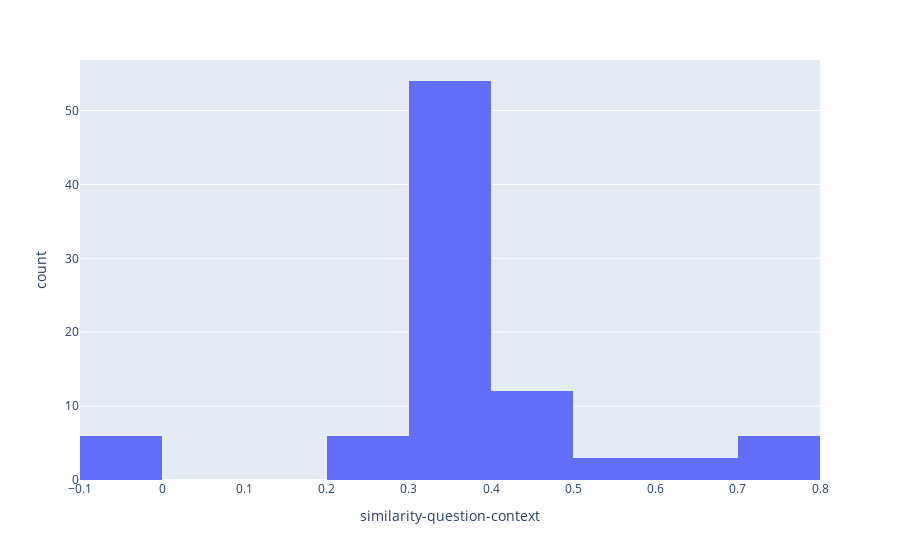

This figure's notebook cell:
### Code cell
import plotly.express as px

px.histogram(out_df.to_pandas(), x="similarity-question-context")

### Figure 1 — Plotly figure (JSON) as saved in the notebook; plotly's stock layout.template omitted (floating-point values rounded to 4 significant figures)
{"data": [{"alignmentgroup": "True", "bingroup": "x", "hovertemplate": "similarity-question-context=%{x}<br>count=%{y}<extra></extra>", "legendgroup": "", "marker": {"color": "#636efa", "pattern": {"shape": ""}}, "name": "", "offsetgroup": "", "orientation": "v", "showlegend": false, "type": "histogram", "x": [0.4492, 0.3446, 0.3597, 0.3413, 0.3413, -0.0263, 0.3578, 0.4383, 0.3446, 0.3446, 0.5962, 0.2422, 0.3606, 0.327, 0.2726, 0.3556, 0.3611, 0.3677, 0.7626, 0.3498, 0.3565, 0.3273, 0.7692, -0.01834, 0.6654, 0.3557, 0.3273, 0.3214, 0.4894, 0.4589, 0.4492, 0.3446, 0.3597, 0.3413, 0.3413, -0.0263, 0.3578, 0.4383, 0.3446, 0.3446, 0.5962, 0.2422, 0.3606, 0.327, 0.2726, 0.3556, 0.3611, 0.3677, 0.7626, 0.3498, 0.3565, 0.3273, 0.7692, -0.01834, 0.6654, 0.3557, 0.3273, 0.3214, 0.4894, 0.4589, 0.4492, 0.3446, 0.3597, 0.3413, 0.3413, -0.0263, 0.3578, 0.4383, 0.3446, 0.3446, 0.5962, 0.2422, 0.3606, 0.327, 0.2726, 0.3556, 0.3611, 0.3677, 0.7626, 0.3498, 0.3565, 0.3273, 0.7692, -0.01834, 0.6654, 0.3557, 0.3273, 0.3214, 0.4894, 0.4589], "xaxis": "x", "yaxis": "y"}], "layout": {"barmode": "relative", "legend": {"tracegroupgap": 0}, "margin": {"t": 60}, "xaxis": {"anchor": "y", "domain": [0, 1], "title": {"text": "similarity-question-context"}}, "yaxis": {"anchor": "x", "domain": [0, 1], "title": {"text": "count"}}}}
